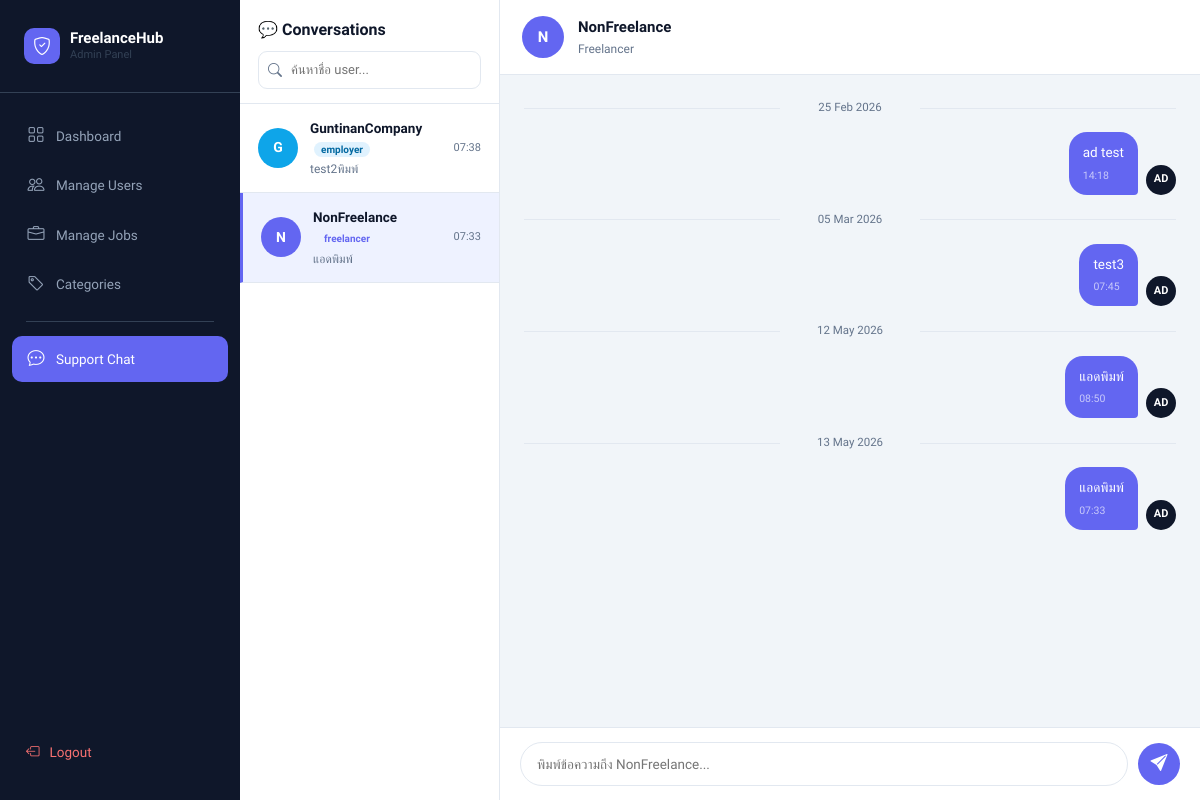
/admin_support.php?user=1 (signed in), run on the app's committed database.
### tables this page shows
CREATE TABLE `users` (
  `user_id` int(11) NOT NULL,
  `username` varchar(50) DEFAULT NULL,
  `email` varchar(100) DEFAULT NULL,
  `password` varchar(255) DEFAULT NULL,
  `fullname` varchar(100) DEFAULT NULL,
  `phone` varchar(20) DEFAULT NULL,
  `role` enum('admin','employer','freelancer') DEFAULT NULL,
  `created_at` timestamp NOT NULL DEFAULT current_timestamp(),
  `latitude` double DEFAULT NULL,
  `longitude` double DEFAULT NULL
);

CREATE TABLE `chat_messages` (
  `message_id` int(11) NOT NULL,
  `sender_id` int(11) DEFAULT NULL,
  `receiver_id` int(11) DEFAULT NULL,
  `message` text DEFAULT NULL,
  `sent_at` timestamp NOT NULL DEFAULT current_timestamp(),
  `is_read` tinyint(1) DEFAULT 0
);

### admin_support.php (the view, shortened to what this page needs)
<?php
include("config.php");
$admin_id      = $_SESSION['user_id'];
$selected_user = isset($_GET['user']) ? intval($_GET['user']) : 0;
$users = mysqli_query($conn,"
    SELECT DISTINCT
        u.user_id,
        u.username,
        u.role,
        (
            SELECT message FROM chat_messages
            WHERE (sender_id=u.user_id AND receiver_id='$admin_id')
               OR (sender_id='$admin_id' AND receiver_id=u.user_id)
            ORDER BY sent_at DESC LIMIT 1
        ) AS last_message,
        (
            SELECT sent_at FROM chat_messages
            WHERE (sender_id=u.user_id AND receiver_id='$admin_id')
               OR (sender_id='$admin_id' AND receiver_id=u.user_id)
            ORDER BY sent_at DESC LIMIT 1
        ) AS last_at,
        (
            SELECT COUNT(*) FROM chat_messages
            WHERE sender_id=u.user_id
            AND receiver_id='$admin_id'
            AND is_read=0
        ) AS unread_count
    FROM users u
    WHERE u.user_id != '$admin_id'
      AND EXISTS (
          SELECT 1 FROM chat_messages
          WHERE (sender_id=u.user_id AND receiver_id='$admin_id')
             OR (sender_id='$admin_id' AND receiver_id=u.user_id)
      )
    ORDER BY last_at DESC
");
$selected_info = null;
if($selected_user){
    $si = mysqli_query($conn,"SELECT username, role FROM users WHERE user_id='$selected_user'");
    $selected_info = mysqli_fetch_assoc($si);
}
$msg_rows = [];
if($selected_user){
    mysqli_query($conn,"
        UPDATE chat_messages
        SET is_read = 1
        WHERE sender_id = '$selected_user'
        AND receiver_id = '$admin_id'
        AND is_read = 0
    ");
    $msgs = mysqli_query($conn,"
        SELECT * FROM chat_messages
        WHERE (sender_id='$selected_user' AND receiver_id='$admin_id')
           OR (sender_id='$admin_id'      AND receiver_id='$selected_user')
        ORDER BY sent_at ASC
    ");
    while($m = mysqli_fetch_assoc($msgs)) $msg_rows[] = $m;
}
?>
<!DOCTYPE html>
<html lang="th">
<head>
<link href="https://cdn.jsdelivr.net/npm/bootstrap@5.3.0/dist/css/bootstrap.min.css" rel="stylesheet">
<link href="https://cdn.jsdelivr.net/npm/bootstrap-icons@1.11.0/font/bootstrap-icons.css" rel="stylesheet">
</head>
<body>
<aside class="sidebar">
  <div class="sidebar-brand">
    <a href="#" class="logo">
      <div class="logo-icon"><i class="bi bi-shield-check"></i></div>
      <div>
        <div class="logo-text">FreelanceHub</div>
        <div class="logo-sub">Admin Panel</div>
      </div>
    </a>
  </div>
  <nav class="sidebar-nav">
    <a href="admin_dashboard.php"          class="nav-item"><i class="bi bi-grid"></i> Dashboard</a>
    <a href="admin_manage_users.php"       class="nav-item"><i class="bi bi-people"></i> Manage Users</a>
    <a href="admin_manage_jobs.php"        class="nav-item"><i class="bi bi-briefcase"></i> Manage Jobs</a>
    <a href="admin_manage_categories.php"  class="nav-item"><i class="bi bi-tag"></i> Categories</a>
    <div class="nav-divider"></div>
    <a href="admin_support.php"            class="nav-item active"><i class="bi bi-chat-dots"></i> Support Chat</a>
  </nav>
  <div class="sidebar-footer">
    <a href="logout.php" class="nav-logout"><i class="bi bi-box-arrow-left"></i> Logout</a>
  </div>
</aside>
<div class="main">
  <div class="user-panel">
    <div class="panel-header">
      <h3>💬 Conversations</h3>
      <div class="search-wrap">
        <i class="bi bi-search"></i>
        <input type="text" id="user-search" placeholder="ค้นหาชื่อ user..." oninput="searchUsers()" />
      </div>
    </div>
    <div class="user-list" id="user-list">
    <?php
    $user_rows = [];
    while($u = mysqli_fetch_assoc($users)) $user_rows[] = $u;
    if(empty($user_rows)):
    ?>
      <div class="no-users">
        <i class="bi bi-inbox"></i>
        <p>ยังไม่มีการสนทนา</p>
      </div>
    <?php else: ?>
      <?php foreach($user_rows as $u):
        $is_active  = ($u['user_id'] == $selected_user);
        $init       = strtoupper(substr($u['username'], 0, 1));
        $role_class = in_array($u['role'], ['freelancer','employer']) ? $u['role'] : 'other';
        $preview    = $u['last_message'] ? mb_substr($u['last_message'], 0, 30).(mb_strlen($u['last_message'])>30?'...':'') : 'ยังไม่มีข้อความ';
        $time_str   = $u['last_at'] ? date('H:i', strtotime($u['last_at'])) : '';
      ?>
      <a href="admin_support.php?user=<?php echo $u['user_id']; ?>"
         class="user-row <?php echo $is_active?'active':''; ?>"
         data-name="<?php echo strtolower(htmlspecialchars($u['username'])); ?>">
        <div class="u-avatar <?php echo $role_class; ?>"><?php echo $init; ?></div>
        <div class="u-info">
          <div class="u-name">
            <?php echo htmlspecialchars($u['username']); ?>
            <span class="role-badge rb-<?php echo $role_class; ?>"><?php echo $u['role'] ?? ''; ?></span>
          </div>
          <div class="u-preview"><?php echo htmlspecialchars($preview); ?></div>
        </div>
        <div style="display:flex;flex-direction:column;align-items:flex-end;gap:4px;flex-shrink:0;">
          <?php if($time_str): ?>
          <div class="u-time"><?php echo $time_str; ?></div>
          <?php endif; ?>
        </div>
      </a>
      <?php endforeach; ?>
    <?php endif; ?>
    </div>
  </div>
  <div class="chat-panel">
    <?php if($selected_user && $selected_info): ?>
    <div class="chat-header">
      <?php
        $ci = strtoupper(substr($selected_info['username'], 0, 1));
        $cr = $selected_info['role'] ?? 'other';
        $cr_bg = $cr === 'freelancer' ? '#6366f1' : ($cr === 'employer' ? '#0ea5e9' : '#64748b');
      ?>
      <div class="ch-avatar" style="background:<?php echo $cr_bg; ?>"><?php echo $ci; ?></div>
      <div>
        <div class="ch-name"><?php echo htmlspecialchars($selected_info['username']); ?></div>
        <div class="ch-role"><?php echo ucfirst($cr); ?></div>
      </div>
    </div>
    <div class="chat-body" id="chat-body">
      <?php if(empty($msg_rows)): ?>
      <div class="chat-empty">
        <i class="bi bi-chat"></i>
        <p>ยังไม่มีข้อความ<br>เริ่มบทสนทนาได้เลย</p>
      </div>
      <?php else:
        $last_date = '';
        foreach($msg_rows as $m):
          $is_me    = ($m['sender_id'] == $admin_id);
          $time_str = $m['sent_at'] ? date('H:i', strtotime($m['sent_at'])) : '';
          $date_str = $m['sent_at'] ? date('d M Y', strtotime($m['sent_at'])) : '';
          $b_init   = $is_me ? 'AD' : $ci;
      ?>
        <?php if($date_str && $date_str !== $last_date): $last_date = $date_str; ?>
        <div class="date-sep"><?php echo $date_str; ?></div>
        <?php endif; ?>
        <div class="bubble-row <?php echo $is_me?'me':''; ?>">
          <div class="b-avatar <?php echo $is_me?'me':'them'; ?>"><?php echo $b_init; ?></div>
          <div class="bubble <?php echo $is_me?'me':'them'; ?>">
            <?php echo htmlspecialchars($m['message']); ?>
            <?php if($time_str): ?>
            <div class="bubble-time"><?php echo $time_str; ?></div>
            <?php endif; ?>
          </div>
        </div>
      <?php endforeach; ?>
      <?php endif; ?>
    </div>
    <div class="chat-footer">
      <form method="POST" action="admin_support.php?user=<?php echo $selected_user; ?>">
        <div class="input-row">
          <input type="text" name="message" class="msg-input"
                 placeholder="พิมพ์ข้อความถึง <?php echo htmlspecialchars($selected_info['username']); ?>..."
                 required autocomplete="off" id="msg-input">
          <button type="submit" class="btn-send" aria-label="Send">
            <i class="bi bi-send-fill"></i>
          </button>
        </div>
      </form>
    </div>
    <?php endif; ?>
  </div>
</div>
</body>
</html>

### data on the page
users: username "G", username "GuntinanCompany", role "employer", preview "test2พิมพ์", time_str "07:38"
users: username "N", username "NonFreelance", role "freelancer", preview "แอดพิมพ์", time_str "07:33", role "Freelancer", message "พิมพ์ข้อความถึง NonFreelance..."
chat_messages: sent_at "25 Feb 2026", sender "AD", message "ad test", sent_at "14:18"
chat_messages: sent_at "05 Mar 2026", sender "AD", message "test3", sent_at "07:45"
chat_messages: sent_at "12 May 2026", sender "AD", message "แอดพิมพ์", sent_at "08:50"
chat_messages: sent_at "13 May 2026", sender "AD", message "แอดพิมพ์", sent_at "07:33"
